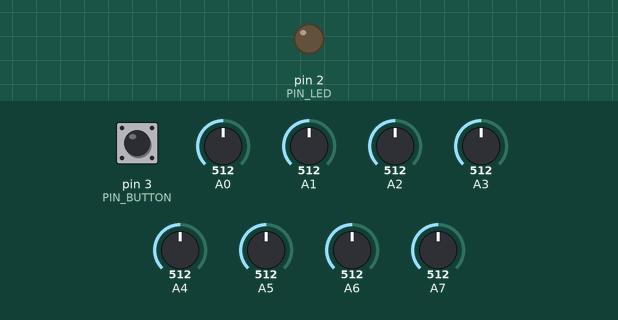
Recording of a sketch running on a simulated Arduino Nano, built with avr-gcc and run on an emulated ATmega328P. On the bench: output pins drawn as LEDs (lit = HIGH). Inputs (shaded band) come from the test bench; at power-on: pin 3 (PIN_BUTTON) LOW, A0 = 512, A1 = 512, A2 = 512, A3 = 512, A4 = 512, A5 = 512, A6 = 512, A7 = 512. What the sketch prints to the serial monitor is not drawn.

Above: at 1.2 s.
1.3 s: pin 3 (PIN_BUTTON) pulled HIGH for 0.15 s
At 1.38 s:
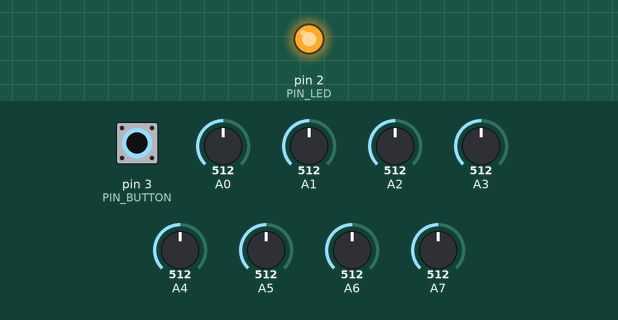
2.9 s: pin 3 (PIN_BUTTON) pulled HIGH for 3.2 s
At 6.9 s:
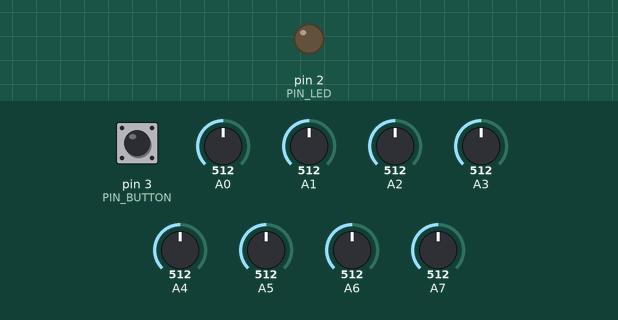
Timing chart, 0 to 8.4 s (numbered marks = the images above; inputs shaded):
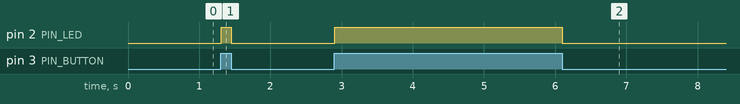

The sketch:

bacamarte.ino
```cpp
int first_pad = A0;
int last_pad = A7;
int value;

int PIN_LED = 2;
int PIN_BUTTON = 3;
int state, last_state, last_change_time, current_time;
int debounce_time = 10;
int do_not_refresh_this_time;

int threshold = 400;
int window = 30;
int last_value[8] = {0, 0, 0, 0, 0, 0, 0, 0};
unsigned int current_pos[8] = {0, 0, 0, 0, 0, 0, 0, 0};
unsigned int last_trigger_pos[8] = {0, 0, 0, 0, 0, 0, 0, 0};

void setup()
{
  Serial.begin(38400);

  pinMode(PIN_LED, OUTPUT);
  pinMode(PIN_BUTTON, INPUT);

  state = last_state = LOW;
  digitalWrite(PIN_LED, LOW);

  last_change_time = millis();

  do_not_refresh_this_time = 0;
}

void loop()
{
  do_not_refresh_this_time = 0;
  state = digitalRead(PIN_BUTTON);
  current_time = millis();
  if (state != last_state && current_time - last_change_time >= debounce_time)
  {
    digitalWrite(PIN_LED, state);
    last_state = state;
    last_change_time = current_time;

    do_not_refresh_this_time = 1;

    if (state == LOW)
    {
      Serial.end();
      Serial.begin(38400);
    }

    else
    {
      Serial.end();
      Serial.begin(57600);
    }
  }


  if (!do_not_refresh_this_time)
  {
    if (state == LOW)
    {
      for (int pad = first_pad; pad <= last_pad; pad++)
      {
        value = analogRead(pad);
        Serial.print(pad-first_pad);
        Serial.print(',');
        Serial.println(value);
      }
    }

    else
    {
      for (int pad = first_pad; pad <= last_pad; pad++)
      {
        value = analogRead(pad);
        int p = pad - first_pad;
        current_pos[p]++;

        if (value >= threshold && last_value[p] < threshold && current_pos[p] - last_trigger_pos[p] > window)
        {
           last_trigger_pos[p] = current_pos[p];
           Serial.print(p);
           Serial.print(',');
           Serial.print(value);
           Serial.println();
        }

        last_value[p] = value;
      }
    }
  }
}
```

Measured:
- after the input at 1.3 s, pin 2 (PIN_LED): LOW → HIGH at once, → LOW 0.14 s later
- after the input at 2.9 s, pin 2 (PIN_LED): LOW → HIGH at once, → LOW 3.2 s later
